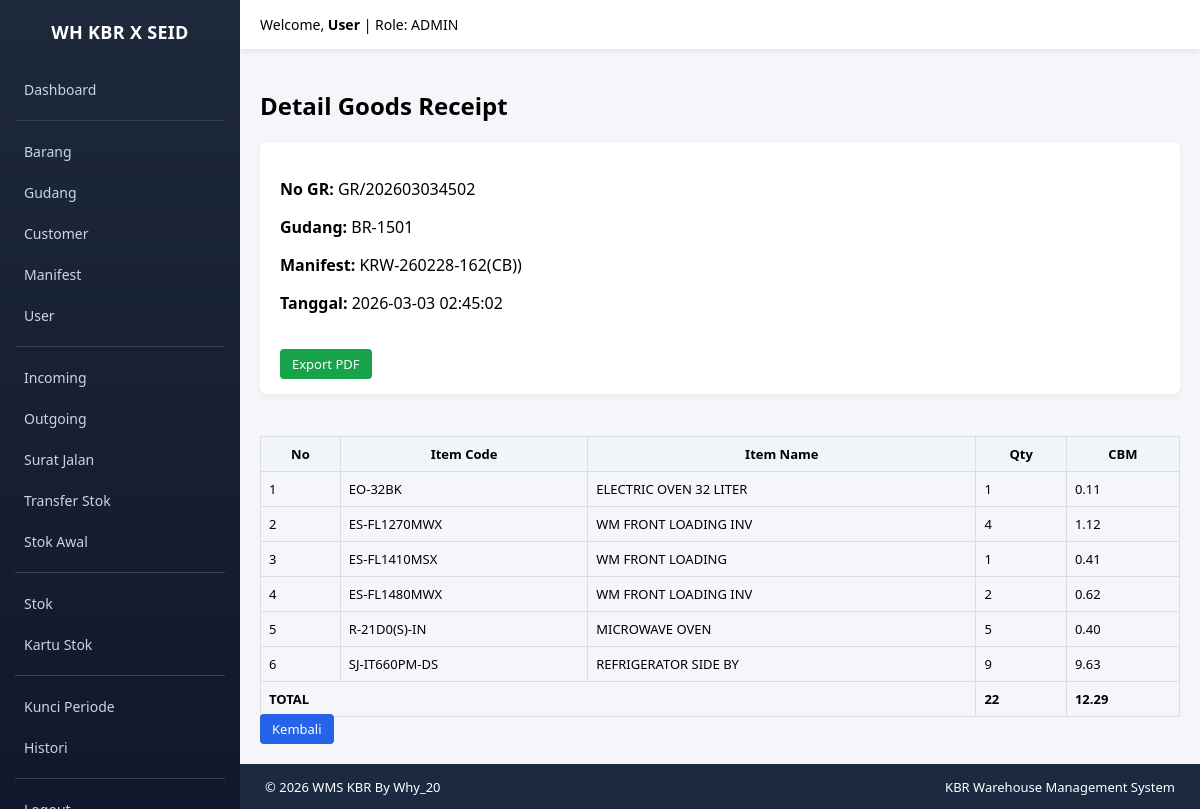
The app's page /index.php?module=goods_receipts&action=detail&id=19 (signed in) with its own data.
### tables this page shows
CREATE TABLE `goods_receipts` (
  `id` int NOT NULL,
  `gr_number` varchar(100) DEFAULT NULL,
  `warehouse_id` int DEFAULT NULL,
  `manifest_id` int DEFAULT NULL,
  `status` varchar(50) DEFAULT 'POSTED',
  `created_by` int DEFAULT NULL,
  `created_at` timestamp NOT NULL DEFAULT CURRENT_TIMESTAMP,
  `is_deleted` tinyint(1) DEFAULT '0',
  `void_by` int DEFAULT NULL,
  `void_at` datetime DEFAULT NULL
);

CREATE TABLE `warehouses` (
  `id` int NOT NULL,
  `name` varchar(100) NOT NULL,
  `address` text,
  `capacity_cbm` decimal(12,2) DEFAULT '0.00',
  `is_active` tinyint(1) DEFAULT '1',
  `is_deleted` tinyint(1) DEFAULT '0',
  `created_at` datetime DEFAULT CURRENT_TIMESTAMP,
  `deleted_at` datetime DEFAULT NULL
);

CREATE TABLE `manifests` (
  `id` int NOT NULL,
  `manifest_number` varchar(100) DEFAULT NULL,
  `arrival_date` date DEFAULT NULL,
  `status` varchar(50) DEFAULT 'OPEN',
  `created_by` int DEFAULT NULL,
  `description` text,
  `created_at` timestamp NOT NULL DEFAULT CURRENT_TIMESTAMP,
  `is_deleted` tinyint(1) DEFAULT '0',
  `deleted_at` datetime DEFAULT NULL
);

CREATE TABLE `goods_receipt_details` (
  `id` int NOT NULL,
  `gr_id` int DEFAULT NULL,
  `item_id` int DEFAULT NULL,
  `qty` int DEFAULT NULL,
  `cbm` decimal(15,2) DEFAULT NULL
);

CREATE TABLE `items` (
  `id` int NOT NULL,
  `item_code` varchar(100) DEFAULT NULL,
  `item_name` varchar(150) DEFAULT NULL,
  `cbm` decimal(15,2) DEFAULT '0.00',
  `minimum_stock` int DEFAULT '0',
  `is_active` tinyint(1) DEFAULT '1',
  `created_at` timestamp NOT NULL DEFAULT CURRENT_TIMESTAMP,
  `is_deleted` tinyint(1) DEFAULT '0',
  `deleted_at` datetime DEFAULT NULL
);

### modules/goods_receipts/detail.php (the view, shortened to what this page needs)
<?php
global $conn;
require BASE_PATH."/modules/layout/sidebar.php";
$id = $_GET['id'] ?? 0;
$data = mysqli_fetch_assoc(mysqli_query($conn,"
SELECT g.*,
       w.name AS warehouse_name,
       m.manifest_number
FROM goods_receipts g
LEFT JOIN warehouses w ON g.warehouse_id = w.id
LEFT JOIN manifests m ON g.manifest_id = m.id
WHERE g.id='$id'
"));
$details = mysqli_query($conn,"
SELECT gd.*, i.item_code, i.item_name
FROM goods_receipt_details gd
JOIN items i ON gd.item_id = i.id
WHERE gd.gr_id='$id'
");
$totalQty=0;
$totalCbm=0;
?>
<h2>Detail Goods Receipt</h2>
<div class="card">
<p><strong>No GR:</strong> <?= $data['gr_number']; ?></p>
<p><strong>Gudang:</strong> <?= $data['warehouse_name'] ?? '-'; ?></p>
<p><strong>Manifest:</strong> <?= $data['manifest_number'] ?? '-'; ?></p>
<p><strong>Tanggal:</strong> <?= $data['created_at']; ?></p>
<br>
<a href="index.php?module=goods_receipts&action=export_pdf&id=<?= $data['id']; ?>"
class="btn btn-success" target="_blank">
Export PDF
</a>
</div>
<br>
<table border="1" cellpadding="6" width="100%">
<tr>
<th>No</th>
<th>Item Code</th>
<th>Item Name</th>
<th>Qty</th>
<th>CBM</th>
</tr>
<?php
$no=1;
while($row=mysqli_fetch_assoc($details)){
$totalQty += $row['qty'];
$totalCbm += $row['cbm'];
?>
<tr>
<td><?= $no++; ?></td>
<td><?= $row['item_code']; ?></td>
<td><?= $row['item_name']; ?></td>
<td><?= $row['qty']; ?></td>
<td><?= $row['cbm']; ?></td>
</tr>
<?php } ?>
<tr>
<td colspan="3"><strong>TOTAL</strong></td>
<td><strong><?= $totalQty; ?></strong></td>
<td><strong><?= $totalCbm; ?></strong></td>
</tr>
</table>
<a class="btn btn-primary"
href="index.php?module=goods_receipts&action=index">
Kembali
</a>
</div></body></html>

### modules/layout/sidebar.php (style rules this page uses)
body { margin:0; font-family:Segoe UI, Tahoma, sans-serif; background:#f4f6f9; }
.card { background:white; padding:20px; border-radius:8px; box-shadow:0 2px 8px rgba(0,0,0,0.05); margin-bottom:20px; }
.btn { padding:6px 12px; border:none; border-radius:4px; cursor:pointer; text-decoration:none; font-size:13px; }
.btn-primary { background:#2563eb;color:white; }
.btn-success { background:#16a34a;color:white; }
table { width:100%; border-collapse:collapse; }
table th,table td { border:1px solid #ddd; padding:8px; font-size:13px; }
table th { background:#f1f5f9; }

### records on screen
goods_receipts: gr_number "GR/202603034502", warehouse.name "BR-1501", manifest.manifest_number "KRW-260228-162(CB))", created_at "2026-03-03 02:45:02"
goods_receipt_details: item.item_code "EO-32BK", item.item_name "ELECTRIC OVEN 32 LITER", qty "1", cbm "0.11"
goods_receipt_details: item.item_code "ES-FL1270MWX", item.item_name "WM FRONT LOADING INV", qty "4", cbm "1.12"
goods_receipt_details: item.item_code "ES-FL1410MSX", item.item_name "WM FRONT LOADING", qty "1", cbm "0.41"
goods_receipt_details: item.item_code "ES-FL1480MWX", item.item_name "WM FRONT LOADING INV", qty "2", cbm "0.62"
goods_receipt_details: item.item_code "R-21D0(S)-IN", item.item_name "MICROWAVE OVEN", qty "5", cbm "0.40"
goods_receipt_details: item.item_code "SJ-IT660PM-DS", item.item_name "REFRIGERATOR SIDE BY", qty "9", cbm "9.63"

### other values on screen
$user "User"
$role "ADMIN"
$totalQty "22"
$totalCbm "12.29"
$GLOBALS['__footer_html'] "© 2026 WMS KBR By Why_20 KBR Warehouse Management System"
